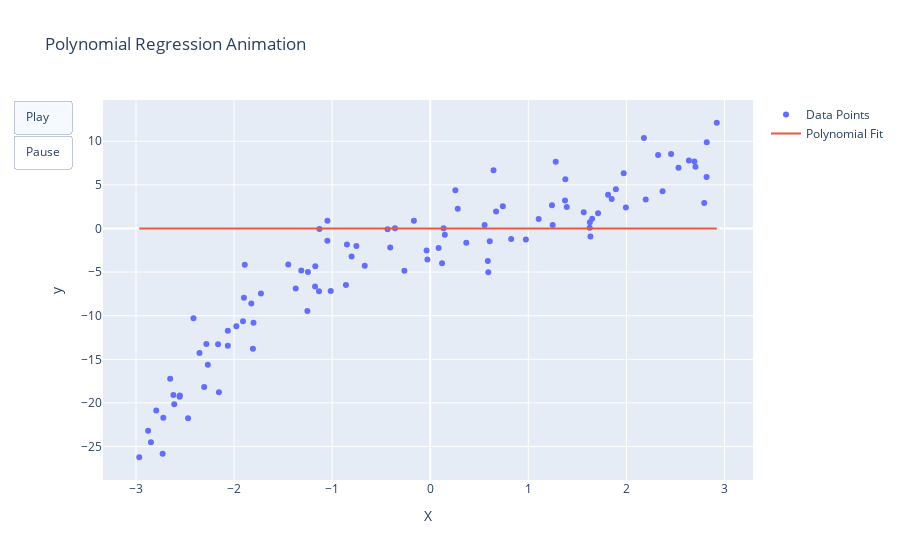

This figure's notebook cell:
### Code cell
import numpy as np
import plotly.graph_objects as go
from sklearn.preprocessing import PolynomialFeatures
from sklearn.linear_model import LinearRegression

np.random.seed(42)
X = np.random.rand(100, 1) * 6 - 3
y = 0.5 * X**3 - X**2 + 2 * X + np.random.randn(100, 1) * 3

X_plot = np.linspace(X.min(), X.max(), 200).reshape(-1, 1)

frames = []
degrees = range(1,30)

for degree in degrees:
    poly_features = PolynomialFeatures(degree=degree, include_bias=False)
    X_poly = poly_features.fit_transform(X)
    X_plot_poly = poly_features.transform(X_plot)

    model = LinearRegression()
    model.fit(X_poly, y)
    y_plot = model.predict(X_plot_poly)

    frames.append(go.Frame(
        data=[
            go.Scatter(x=X.flatten(), y=y.flatten(), mode="markers", name="Data Points"),
            go.Scatter(x=X_plot.flatten(), y=y_plot.flatten(), mode="lines", name=f"Degree {degree}")
        ],
        name=f"Degree {degree}"
    ))

fig = go.Figure(
    data=[
        go.Scatter(x=X.flatten(), y=y.flatten(), mode="markers", name="Data Points"),
        go.Scatter(x=X_plot.flatten(), y=np.zeros_like(X_plot.flatten()), mode="lines", name="Polynomial Fit"),
    ],
    layout=go.Layout(
        title="Polynomial Regression Animation",
        xaxis=dict(title="X"),
        yaxis=dict(title="y"),
        updatemenus=[
            dict(
                type="buttons",
                showactive=True,
                buttons=[
                    dict(
                        label="Play",
                        method="animate",
                        args=[None, dict(frame=dict(duration=500, redraw=True), fromcurrent=True)],
                    ),
                    dict(
                        label="Pause",
                        method="animate",
                        args=[None, dict(frame=dict(duration=0, redraw=False))],
                    ),
                ],
            )
        ],
    ),
    frames=frames
)

fig.show()

### Figure 1 — Plotly figure (JSON) as saved in the notebook; plotly's stock layout.template omitted (floating-point values rounded to 4 significant figures; data arrays with more than 128 entries replaced by an {"elided": "..."} marker saying what was removed)
{"data": [{"mode": "markers", "name": "Data Points", "type": "scatter", "x": [-0.7528, 2.704, 1.392, 0.592, -2.064, -2.064, -2.651, 2.197, 0.6067, 1.248, -2.876, 2.819, 1.995, -1.726, -1.909, -1.9, -1.175, 0.1485, -0.4083, -1.253, 0.6711, -2.163, -1.247, -0.8018, -0.2636, 1.711, -1.802, 0.08541, 0.5545, -2.721, 0.6453, -1.977, -2.61, 2.693, 2.794, 1.85, -1.172, -2.414, 1.105, -0.3591, -2.268, -0.02894, -2.794, 2.456, -1.447, 0.9751, -1.13, 0.1204, 0.2803, -1.891, 2.818, 1.651, 2.637, 2.369, 0.5874, 2.531, -2.469, -1.824, -2.729, -1.048, -0.6679, -1.372, 1.972, -0.8595, -1.314, 0.2562, -2.154, 1.813, -2.553, 2.921, 1.633, -1.808, -2.967, 1.893, 1.241, 1.374, 1.628, -2.556, -0.8492, -2.305, 2.179, 0.7398, -1.015, -2.619, -1.134, -1.049, 1.378, 0.8253, 2.323, -0.1667, -2.282, 1.279, 1.565, 0.3677, 1.626, -0.03723, 0.1364, -0.4348, -2.847, -2.353], "y": [-2.024, 7.087, 2.47, -5.025, -13.44, -11.71, -17.22, 3.315, -1.469, 0.4059, -23.18, 9.882, 2.389, -7.462, -10.65, -7.929, -6.645, -0.7063, -2.194, -9.448, 1.931, -13.28, -5.004, -3.208, -4.852, 1.737, -10.8, -2.243, 0.4029, -21.71, 6.667, -11.2, -20.14, 7.678, 2.929, 3.365, -4.344, -10.3, 1.087, 0.03438, -15.61, -3.565, -20.87, 8.543, -4.132, -1.265, -0.04832, -3.978, 2.254, -4.166, 5.908, 1.127, 7.788, 4.263, -3.721, 6.97, -21.75, -8.589, -25.82, 0.8799, -4.281, -6.883, 6.332, -6.468, -4.809, 4.377, -18.77, 3.873, -19.16, 12.12, -0.9329, -13.8, -26.23, 4.484, 2.649, 3.197, 0.7219, -19.29, -1.847, -18.19, 10.38, 2.556, -7.155, -19.1, -7.208, -1.414, 5.64, -1.211, 8.409, 0.8748, -13.25, 7.66, 1.86, -1.636, 0.08852, -2.523, 0.02415, -0.07615, -24.52, -14.27]}, {"mode": "lines", "name": "Polynomial Fit", "type": "scatter", "x": {"elided": "200 float values"}, "y": {"elided": "200 int values"}}], "layout": {"title": {"text": "Polynomial Regression Animation"}, "updatemenus": [{"buttons": [{"args": [null, {"frame": {"duration": 500, "redraw": true}, "fromcurrent": true}], "label": "Play", "method": "animate"}, {"args": [null, {"frame": {"duration": 0, "redraw": false}}], "label": "Pause", "method": "animate"}], "showactive": true, "type": "buttons"}], "xaxis": {"title": {"text": "X"}}, "yaxis": {"title": {"text": "y"}}}}
